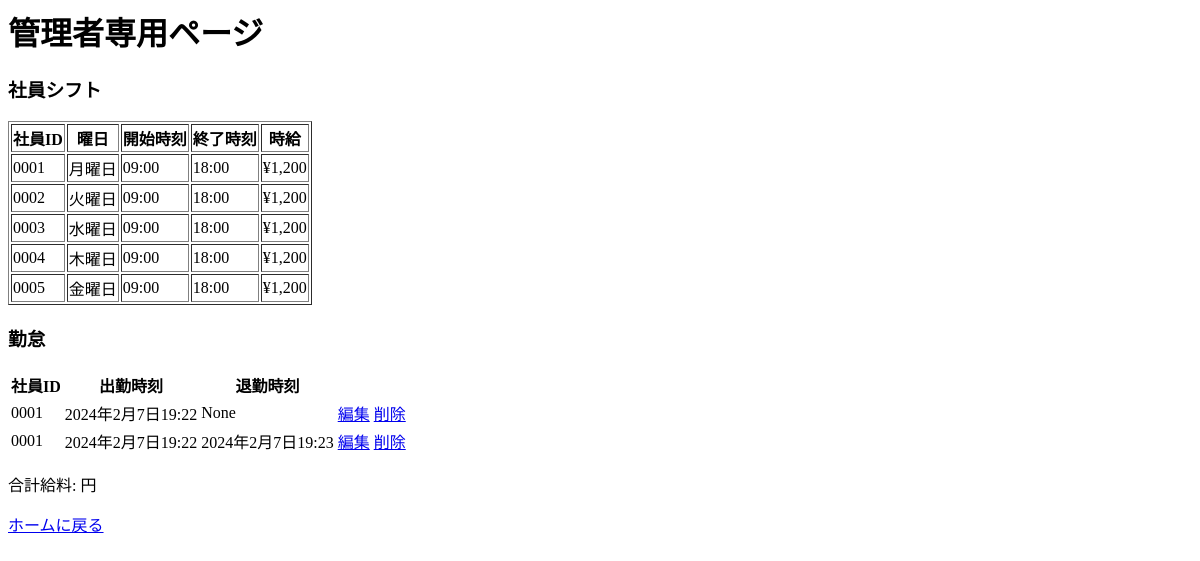
Before: /app01/priv (signed in) with the older database file.
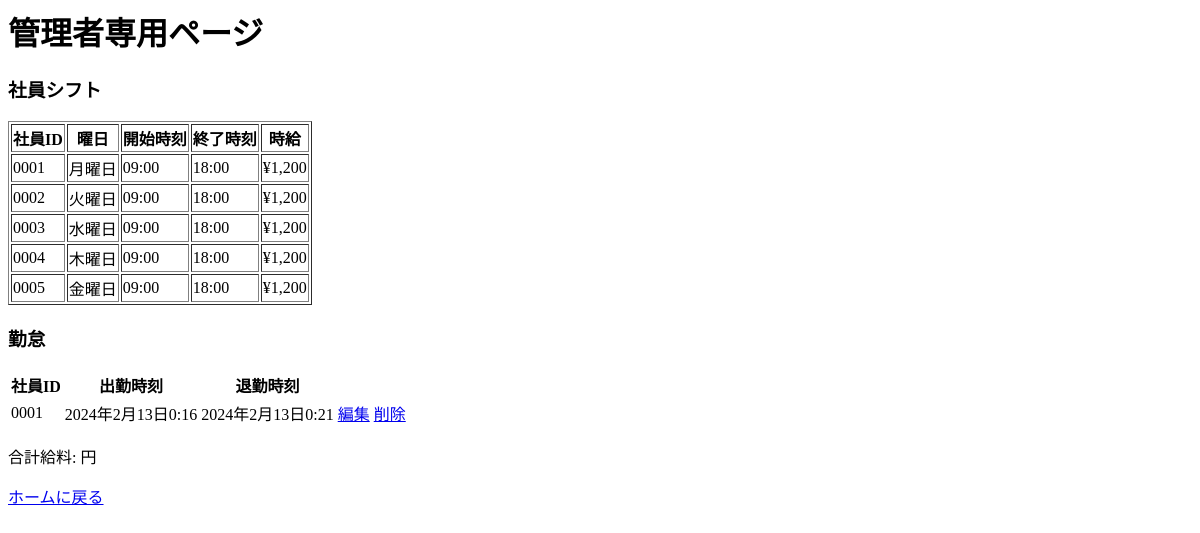
After: the same page with the newer database file.
### authtest/models.py (models this page shows, shortened)
class Attendance(models.Model):
    employee_id = models.CharField(max_length=10)
    check_in = models.DateTimeField(null=True, blank=True)
    check_out = models.DateTimeField(null=True, blank=True)

### authtest/views.py (the view, shortened to what this page needs)
# urls.py: path('priv', views.private_page, name='priv'),
@login_required
def private_page(request):
    if 'delete' in request.GET:
        id = request.GET['delete']
        attendance = get_object_or_404(Attendance, id=id)
        attendance.delete()
        return redirect('priv')
    attendances = Attendance.objects.all()
    return render(request, 'authtest/private.html', {'attendances': attendances})

### authtest/templates/authtest/private.html (shortened to what this page needs)
<html lang="ja">
<head>
</head>
  <body>
    <h1>管理者専用ページ</h1>
    <h3>社員シフト</h3>
    <table border="1">
      <tr>
          <th>社員ID</th>
          <th>曜日</th>
          <th>開始時刻</th>
          <th>終了時刻</th>
          <th>時給</th>
      </tr>
      <tr>
          <td>0001</td>
          <td>月曜日</td>
          <td>09:00</td>
          <td>18:00</td>
          <td>¥1,200</td>
      </tr>
      <tr>
          <td>0002</td>
          <td>火曜日</td>
          <td>09:00</td>
          <td>18:00</td>
          <td>¥1,200</td>
      </tr>
      <tr>
        <td>0003</td>
        <td>水曜日</td>
        <td>09:00</td>
        <td>18:00</td>
        <td>¥1,200</td>
      </tr>
      <tr>
      <td>0004</td>
      <td>木曜日</td>
      <td>09:00</td>
      <td>18:00</td>
      <td>¥1,200</td>
      </tr>
      <tr>
        <td>0005</td>
        <td>金曜日</td>
        <td>09:00</td>
        <td>18:00</td>
        <td>¥1,200</td>
        </tr>
  </table>
  <h3>勤怠</h3>
  <table>
    <tr>
        <th>社員ID</th>
        <th>出勤時刻</th>
        <th>退勤時刻</th>
    </tr>
    {% for attendance in attendances %}
    <tr>
        <td>{{ attendance.employee_id }}</td>
        <td>{{ attendance.check_in }}</td>
        <td>{{ attendance.check_out }}</td>
        <td>
            <a href="{% url 'edit_attendance' attendance.id %}">編集</a>
            <a href="#" onclick="return deleteAttendance({{ attendance.id }});">削除</a>
        </td>
    </tr>
    {% endfor %}
</table>
<p>合計給料: {{ attendance.calculate_salary }}円</p>
  </body>
  <p><a href="{% url 'home' %}">ホームに戻る</a></p>
</html>

Changed rows visible on the page:
removed Attendance: employee_id "0001", check_in "2024年2月7日19:22", check_out "None"
removed Attendance: employee_id "0001", check_in "2024年2月7日19:22", check_out "2024年2月7日19:23"
added Attendance: employee_id "0001", check_in "2024年2月13日0:16", check_out "2024年2月13日0:21"
